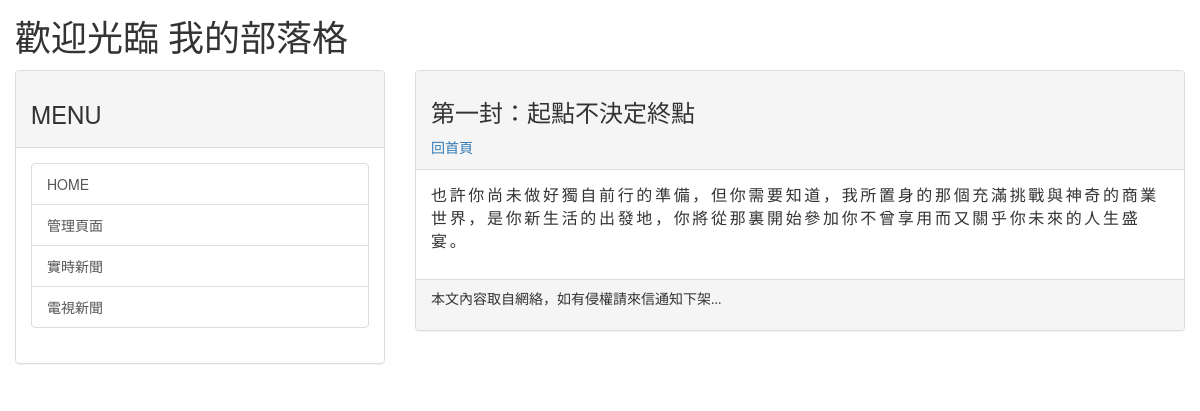
The page /post/001/ on the database its author committed.
### mainsite/models.py (models this page shows, shortened)
class Post(models.Model):
    title = models.CharField(max_length=200)
    slug = models.CharField(max_length=200)
    body = models.TextField()
    pub_date = models.DateTimeField(default=timezone.now)
    class Meta:
        ordering = ('pub_date',)

### mainsite/views.py (the view)
# urls.py: path('post/<slug:slug>/', showpost),
def showpost(request, slug):
    template = get_template('post.html')
    try:
        post = Post.objects.get(slug=slug)
        if post != None:
            html = template.render(locals())
            return HttpResponse(html)
    except:
        return redirect('/')

### templates/post.html (shortened to what this page needs)
{% extends 'base.html' %}
{% block headmessage %}
    <h3 style='font-family:微軟正黑體;'>{{ post.title }}</h3>
    <a style='font-family:微軟正黑體;' href='/'>回首頁</a>
{% endblock %}
{% block content %}
    <p style='font-family:微軟正黑體;font-size:12pt;letter-spacing:2pt;'>
        {{ post.body | safe}}
    </p>
{% endblock %}

### rows shown on the page
Post: title "第一封：起點不決定終點", body "也許你尚未做好獨自前行的準備，但你需要知道，我所置身的那個充滿挑戰與神奇的商業世界，是你新生活的出發地，你將從那裏開始參加你不曾享用而又關乎你未來的人生盛宴。"
